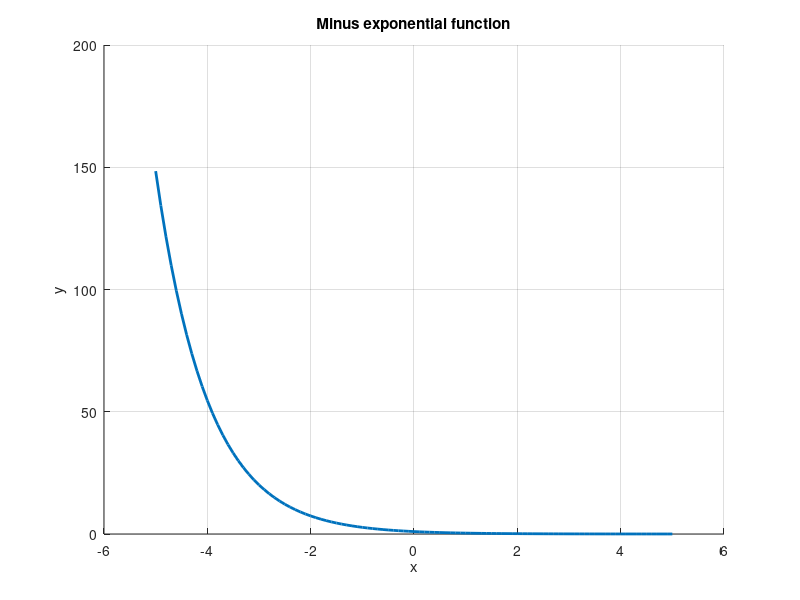

This figure's MATLAB source:
% plot exponential energy function
x=-5:0.1:5;
y=exp(-x);
f = figure; hold on
title('Minus exponential function')
xlabel('x')
ylabel('y')
plot(x, y, 'LineWidth', 2)
grid on;
saveas(f,'../../../images/eminusx.eps','epsc2');